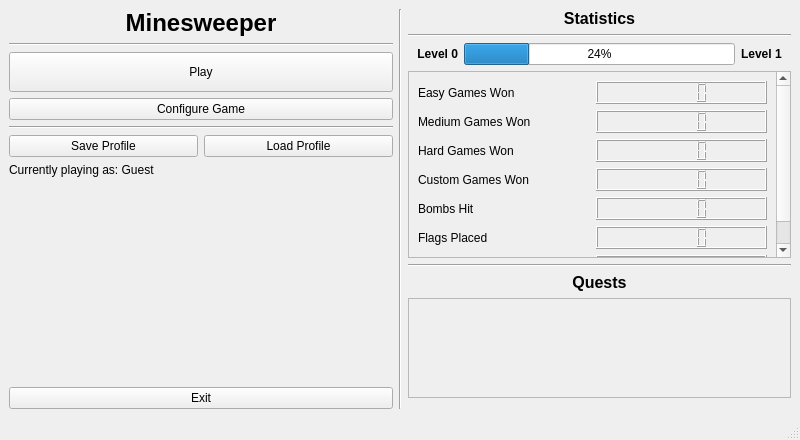
<?xml version="1.0" encoding="UTF-8"?>
<ui version="4.0">
 <class>MenuWindow</class>
 <widget class="QMainWindow" name="MenuWindow">
  <property name="geometry">
   <rect>
    <x>0</x>
    <y>0</y>
    <width>800</width>
    <height>440</height>
   </rect>
  </property>
  <property name="windowTitle">
   <string>MainWindow</string>
  </property>
  <widget class="QWidget" name="centralwidget">
   <layout class="QVBoxLayout" name="verticalLayout_2">
    <item>
     <layout class="QHBoxLayout" name="horizontalLayout">
      <item>
       <layout class="QVBoxLayout" name="verticalLayout">
        <item>
         <widget class="QLabel" name="label">
          <property name="font">
           <font>
            <pointsize>18</pointsize>
            <bold>true</bold>
           </font>
          </property>
          <property name="text">
           <string>Minesweeper</string>
          </property>
          <property name="alignment">
           <set>Qt::AlignmentFlag::AlignCenter</set>
          </property>
         </widget>
        </item>
        <item>
         <widget class="Line" name="line_2">
          <property name="orientation">
           <enum>Qt::Orientation::Horizontal</enum>
          </property>
         </widget>
        </item>
        <item>
         <widget class="QPushButton" name="btn_play">
          <property name="minimumSize">
           <size>
            <width>0</width>
            <height>40</height>
           </size>
          </property>
          <property name="text">
           <string>Play</string>
          </property>
         </widget>
        </item>
        <item>
         <widget class="QPushButton" name="btn_configure">
          <property name="text">
           <string>Configure Game</string>
          </property>
         </widget>
        </item>
        <item>
         <widget class="Line" name="line_4">
          <property name="orientation">
           <enum>Qt::Orientation::Horizontal</enum>
          </property>
         </widget>
        </item>
        <item>
         <layout class="QHBoxLayout" name="horizontalLayout_2">
          <property name="leftMargin">
           <number>0</number>
          </property>
          <property name="topMargin">
           <number>0</number>
          </property>
          <item>
           <widget class="QPushButton" name="btn_save">
            <property name="text">
             <string>Save Profile</string>
            </property>
           </widget>
          </item>
          <item>
           <widget class="QPushButton" name="btn_load">
            <property name="text">
             <string>Load Profile</string>
            </property>
           </widget>
          </item>
         </layout>
        </item>
        <item>
         <widget class="QLabel" name="lbl_currentPlayer">
          <property name="text">
           <string>Currently playing as: Guest</string>
          </property>
         </widget>
        </item>
        <item>
         <spacer name="verticalSpacer">
          <property name="orientation">
           <enum>Qt::Orientation::Vertical</enum>
          </property>
          <property name="sizeHint" stdset="0">
           <size>
            <width>20</width>
            <height>40</height>
           </size>
          </property>
         </spacer>
        </item>
        <item>
         <widget class="QPushButton" name="btn_exit">
          <property name="text">
           <string>Exit</string>
          </property>
         </widget>
        </item>
       </layout>
      </item>
      <item>
       <widget class="Line" name="line">
        <property name="orientation">
         <enum>Qt::Orientation::Vertical</enum>
        </property>
       </widget>
      </item>
      <item>
       <layout class="QVBoxLayout" name="vbx_statistics">
        <item>
         <widget class="QLabel" name="label_3">
          <property name="font">
           <font>
            <pointsize>12</pointsize>
            <bold>true</bold>
           </font>
          </property>
          <property name="text">
           <string>Statistics</string>
          </property>
          <property name="alignment">
           <set>Qt::AlignmentFlag::AlignCenter</set>
          </property>
         </widget>
        </item>
        <item>
         <widget class="Line" name="line_5">
          <property name="orientation">
           <enum>Qt::Orientation::Horizontal</enum>
          </property>
         </widget>
        </item>
        <item>
         <layout class="QHBoxLayout" name="hbx_level">
          <property name="topMargin">
           <number>0</number>
          </property>
          <item>
           <widget class="QLabel" name="lbl_currentLevel">
            <property name="minimumSize">
             <size>
              <width>0</width>
              <height>0</height>
             </size>
            </property>
            <property name="maximumSize">
             <size>
              <width>50</width>
              <height>20</height>
             </size>
            </property>
            <property name="font">
             <font>
              <bold>true</bold>
             </font>
            </property>
            <property name="layoutDirection">
             <enum>Qt::LayoutDirection::LeftToRight</enum>
            </property>
            <property name="text">
             <string>Level 0</string>
            </property>
            <property name="alignment">
             <set>Qt::AlignmentFlag::AlignRight|Qt::AlignmentFlag::AlignTrailing|Qt::AlignmentFlag::AlignVCenter</set>
            </property>
           </widget>
          </item>
          <item>
           <widget class="QProgressBar" name="progressBar_currentXp">
            <property name="sizePolicy">
             <sizepolicy hsizetype="Minimum" vsizetype="Fixed">
              <horstretch>0</horstretch>
              <verstretch>0</verstretch>
             </sizepolicy>
            </property>
            <property name="maximumSize">
             <size>
              <width>16777215</width>
              <height>16777215</height>
             </size>
            </property>
            <property name="value">
             <number>24</number>
            </property>
           </widget>
          </item>
          <item>
           <widget class="QLabel" name="lbl_nextLevel">
            <property name="sizePolicy">
             <sizepolicy hsizetype="Preferred" vsizetype="Preferred">
              <horstretch>0</horstretch>
              <verstretch>0</verstretch>
             </sizepolicy>
            </property>
            <property name="minimumSize">
             <size>
              <width>50</width>
              <height>0</height>
             </size>
            </property>
            <property name="maximumSize">
             <size>
              <width>50</width>
              <height>20</height>
             </size>
            </property>
            <property name="font">
             <font>
              <bold>true</bold>
             </font>
            </property>
            <property name="text">
             <string>Level 1</string>
            </property>
           </widget>
          </item>
         </layout>
        </item>
        <item>
         <widget class="QScrollArea" name="scrollarea_statistics">
          <property name="sizePolicy">
           <sizepolicy hsizetype="Minimum" vsizetype="Expanding">
            <horstretch>0</horstretch>
            <verstretch>0</verstretch>
           </sizepolicy>
          </property>
          <property name="minimumSize">
           <size>
            <width>0</width>
            <height>100</height>
           </size>
          </property>
          <property name="maximumSize">
           <size>
            <width>16777215</width>
            <height>16777215</height>
           </size>
          </property>
          <property name="widgetResizable">
           <bool>true</bool>
          </property>
          <widget class="QWidget" name="scrollarea_statistics_widge">
           <property name="geometry">
            <rect>
             <x>0</x>
             <y>0</y>
             <width>364</width>
             <height>215</height>
            </rect>
           </property>
           <layout class="QGridLayout" name="gridLayout_3">
            <item row="5" column="0">
             <widget class="QLabel" name="lbl_flagsPlaced">
              <property name="text">
               <string>Flags Placed</string>
              </property>
             </widget>
            </item>
            <item row="4" column="0">
             <widget class="QLabel" name="lbl_bombsHit">
              <property name="text">
               <string>Bombs Hit</string>
              </property>
             </widget>
            </item>
            <item row="0" column="1">
             <widget class="QLCDNumber" name="lcd_easyGamesWon"/>
            </item>
            <item row="0" column="0">
             <widget class="QLabel" name="lbl_easyGamesWon">
              <property name="text">
               <string>Easy Games Won</string>
              </property>
             </widget>
            </item>
            <item row="1" column="1">
             <widget class="QLCDNumber" name="lcd_mediumGamesWon"/>
            </item>
            <item row="4" column="1">
             <widget class="QLCDNumber" name="lcd_bombsHit"/>
            </item>
            <item row="1" column="0">
             <widget class="QLabel" name="lbl_mediumGamesWon">
              <property name="text">
               <string>Medium Games Won</string>
              </property>
             </widget>
            </item>
            <item row="2" column="1">
             <widget class="QLCDNumber" name="lcd_hardGamesWon"/>
            </item>
            <item row="3" column="0">
             <widget class="QLabel" name="lbl_customGamesWon">
              <property name="text">
               <string>Custom Games Won</string>
              </property>
             </widget>
            </item>
            <item row="2" column="0">
             <widget class="QLabel" name="lbl_hardGamesWon">
              <property name="text">
               <string>Hard Games Won</string>
              </property>
             </widget>
            </item>
            <item row="3" column="1">
             <widget class="QLCDNumber" name="lcd_customGamesWon"/>
            </item>
            <item row="5" column="1">
             <widget class="QLCDNumber" name="lcd_flagsPlaced"/>
            </item>
            <item row="6" column="0">
             <widget class="QLabel" name="lbl_tilesUncovered">
              <property name="text">
               <string>Tiles Uncovered</string>
              </property>
             </widget>
            </item>
            <item row="6" column="1">
             <widget class="QLCDNumber" name="lcd_tilesUncovered"/>
            </item>
           </layout>
          </widget>
         </widget>
        </item>
        <item>
         <widget class="Line" name="line_6">
          <property name="orientation">
           <enum>Qt::Orientation::Horizontal</enum>
          </property>
         </widget>
        </item>
        <item>
         <widget class="QLabel" name="label_12">
          <property name="font">
           <font>
            <pointsize>12</pointsize>
            <bold>true</bold>
           </font>
          </property>
          <property name="text">
           <string>Quests</string>
          </property>
          <property name="alignment">
           <set>Qt::AlignmentFlag::AlignCenter</set>
          </property>
         </widget>
        </item>
        <item>
         <widget class="QScrollArea" name="scrollarea_quests">
          <property name="sizePolicy">
           <sizepolicy hsizetype="Minimum" vsizetype="Expanding">
            <horstretch>0</horstretch>
            <verstretch>0</verstretch>
           </sizepolicy>
          </property>
          <property name="minimumSize">
           <size>
            <width>0</width>
            <height>100</height>
           </size>
          </property>
          <property name="maximumSize">
           <size>
            <width>16777215</width>
            <height>16777215</height>
           </size>
          </property>
          <property name="widgetResizable">
           <bool>true</bool>
          </property>
          <widget class="QWidget" name="scrollarea_quests_widget">
           <property name="geometry">
            <rect>
             <x>0</x>
             <y>0</y>
             <width>378</width>
             <height>98</height>
            </rect>
           </property>
           <layout class="QVBoxLayout" name="verticalLayout_4">
            <item>
             <layout class="QVBoxLayout" name="quests_container"/>
            </item>
           </layout>
          </widget>
         </widget>
        </item>
        <item>
         <spacer name="verticalSpacer_3">
          <property name="orientation">
           <enum>Qt::Orientation::Vertical</enum>
          </property>
          <property name="sizeHint" stdset="0">
           <size>
            <width>20</width>
            <height>40</height>
           </size>
          </property>
         </spacer>
        </item>
       </layout>
      </item>
     </layout>
    </item>
   </layout>
  </widget>
  <widget class="QMenuBar" name="menubar">
   <property name="geometry">
    <rect>
     <x>0</x>
     <y>0</y>
     <width>800</width>
     <height>21</height>
    </rect>
   </property>
  </widget>
  <widget class="QStatusBar" name="statusbar"/>
 </widget>
 <resources/>
 <connections/>
</ui>
